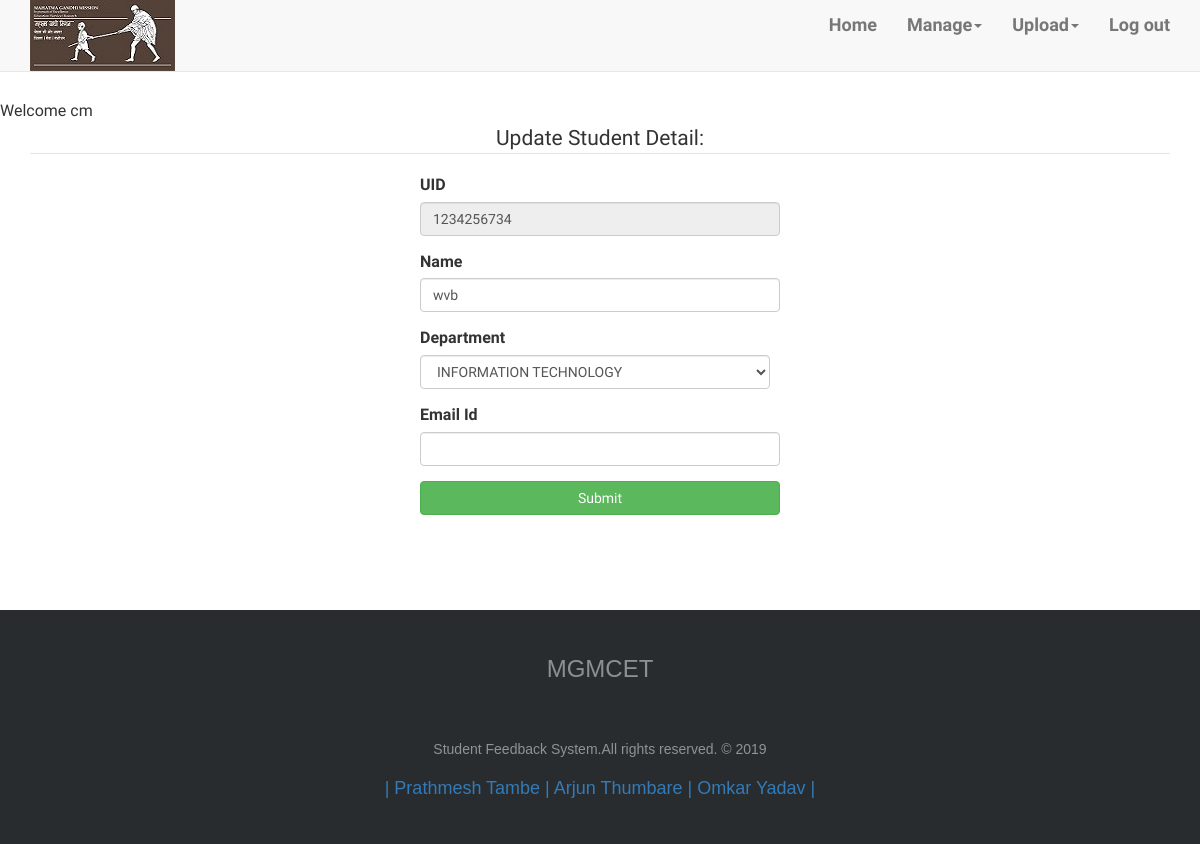
The app's page /updatestu2.php?UID=1234256734 (signed in) with its own data.
### tables this page shows
CREATE TABLE `student` (
  `Name` varchar(50) NOT NULL,
  `Dept` varchar(50) NOT NULL,
  `Sem` int(50) NOT NULL,
  `Email` varchar(50) NOT NULL,
  `UID` varchar(50) NOT NULL,
  `Password` varchar(50) NOT NULL
);

### updatestu2.php (the view, shortened to what this page needs)
<?php
     if(isset($_SESSION["User"]))
      {
$tag= "Welcome"." ".$_SESSION["Name"];      }
      else
      {
          header('location:staff.php');
      }
    ?>
<!doctype HTML>
<html>
    <head>
<link rel="stylesheet" type="text/css" href="https://maxcdn.bootstrapcdn.com/bootstrap/3.3.7/css/bootstrap.min.css">
<link href="css/footer-basic-centered2.css" type="text/css" rel="stylesheet">
   <div class = "navbar navbar-default navbar-static-top">
      <div class="container ">
          <div class='navbar-header brand-name'>
              <a href="#" class="pull-left"><img src="img/logo.jpeg"></a>
            </div>
                       <div class="collapse navbar-collapse navHeaderCollapse">
                <ul class = "nav navbar-nav navbar-right">
                  <li><a href = "sflogin.php">Home</a></li>
                   <li class="dropdown">
       <a href ="#" class="dropdown-toggle" data-toggle="dropdown">Manage<b class="caret"></b></a>
                       <li class="dropdown">
                  <a href ="#" class="dropdown-toggle" data-toggle="dropdown">Upload<b class="caret"></b></a>
                     <li><a href = "sflogout.php">Log out</a></li>
          </div>
      </div>
   </div>
</body>
</html>
<?php
echo $tag;
include 'database.php';
?>
<html>
<head>
</head>
<body>
      <div class="container">
          <?php
$query="SELECT * FROM student WHERE UID='" . $_GET['UID'] . "'";
$result = mysqli_query($conn,$query);
$row= mysqli_fetch_array($result);
?>
 <div class="row">
 <div class="col-md-12 text-center">
<legend>Update Student Detail:</legend>
               </div>
     <div class="col-md-4 col-sm-6 col-xs-12"></div>
     <div class="col-md-4 col-sm-6 col-xs-12">
        <form name="frmUser" method="post" action="">
  <div class="form-group">
 <label for="UID">UID</label>
<input type="text" class="form-control" name="UID"  value="<?php echo $row['UID']; ?>" required readonly>
    </div>
     <div class="form-group">
 <label for="Name">Name</label>
<input type="text" class="form-control" name="Name"  value="<?php echo $row['Name']; ?>" required >
    </div>
                <div class="controls form-group">
                <label name="Dept" >Department</label>
         <select class="form-control" name ="Dept_Select" style="width:350px">
<?php echo '<option value="'.$row['Dept'].'">'.$row['Dept'].'</option>'; ?>"
</select>
                     </div>
            <div class="form-group">
 <label for="email">Email Id</label>
<input type="text" class="form-control" name="email"  value="<?php echo $row['Email']; ?>">
    </div>
                   <div class="form-group">
                                   <button type="submit" class="btn btn-success btn-block" name="submit">Submit</button></div></div>
     </form>    </div>  </div></div>
</body>
</html>
<?php
        include'footer.php';
        ?>
   </body>
    </html>

### css/footer-basic-centered2.css (style rules this page uses)
body { font-family: 'Quattrocento Sans', sans-serif; font-size: 16px; }
.navbar-default { font-weight: bold; }
.navbar { margin-top: 0px; margin-bottom: 5px; font-size: 18px; }
.brand-name { padding-top: -5px; }

### records on screen
student: UID "1234256734", Name "wvb", Dept_Select "INFORMATION TECHNOLOGY"

### other values on screen
$tag "Welcome cm"
